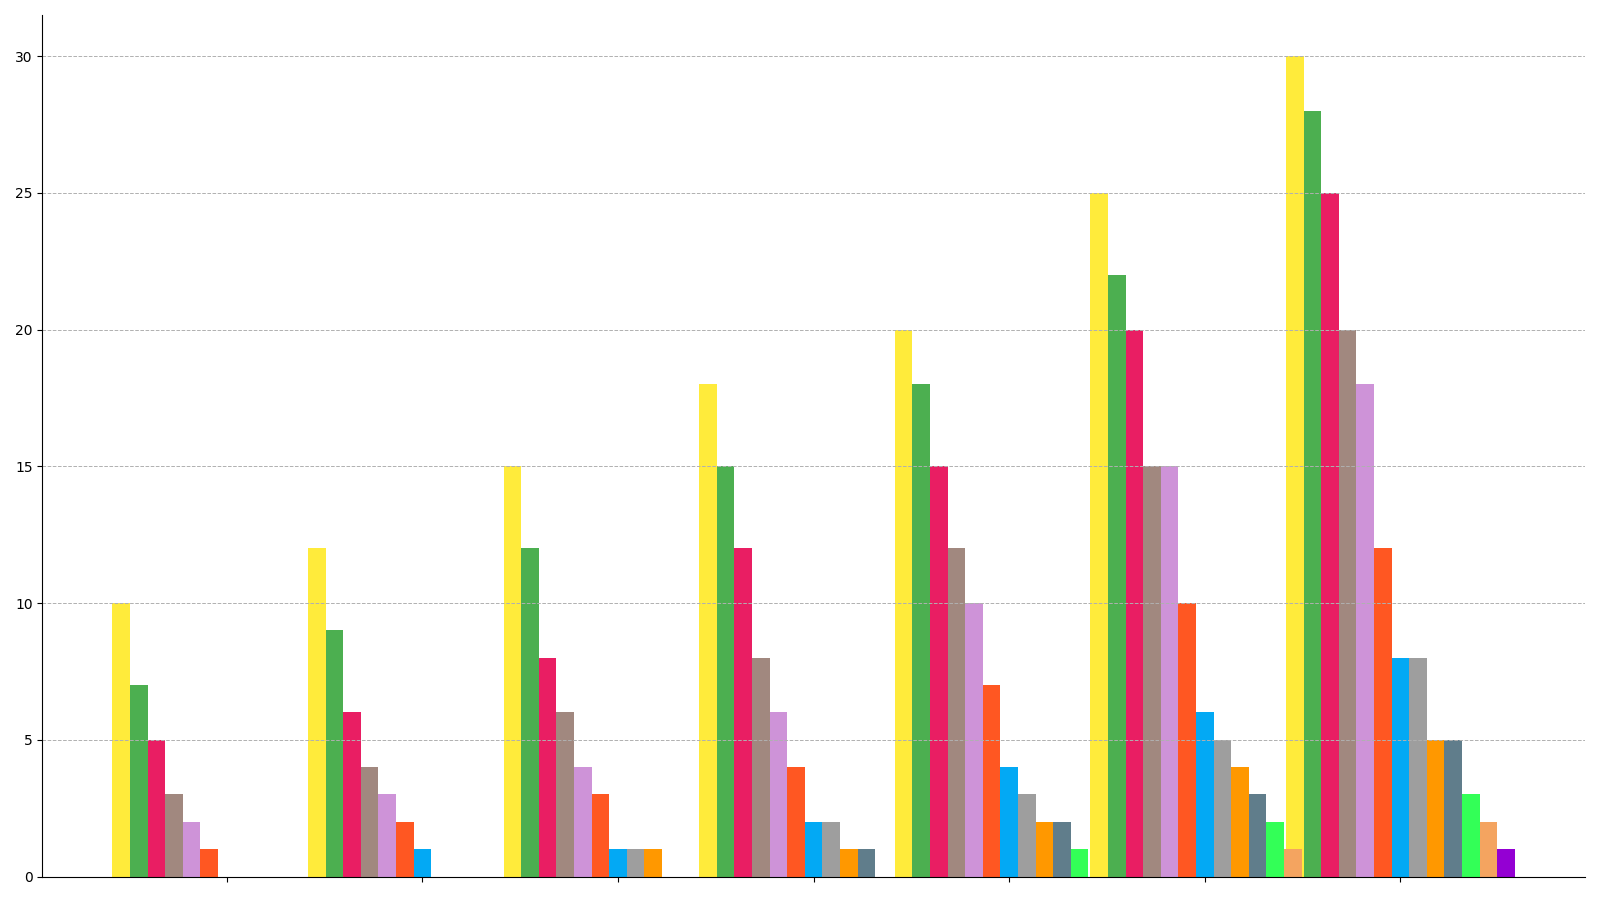

Recreate this plot in Python.
import matplotlib.pyplot as plt
import numpy as np

decades = ['1960s', '1970s', '1980s', '1990s', '2000s', '2010s', '2020s']
planets = ['Mercury', 'Venus', 'Earth', 'Mars', 'Jupiter', 'Saturn', 'Uranus', 'Neptune']
dwarf_planets = ['Pluto', 'Ceres', 'Eris', 'Haumea', 'Makemake']

missions = np.array([
    [2, 5, 10, 7, 3, 1, 0, 0, 0, 0, 0, 0, 0],
    [3, 6, 12, 9, 4, 2, 0, 0, 1, 0, 0, 0, 0],
    [4, 8, 15, 12, 6, 3, 1, 0, 1, 1, 0, 0, 0],
    [6, 12, 18, 15, 8, 4, 2, 1, 2, 1, 0, 0, 0],
    [10, 15, 20, 18, 12, 7, 4, 2, 3, 2, 1, 0, 0],
    [15, 20, 25, 22, 15, 10, 6, 4, 5, 3, 2, 1, 0],
    [20, 25, 30, 28, 18, 12, 8, 5, 8, 5, 3, 2, 1]
])

all_planets = planets + dwarf_planets

sorted_indices = np.argsort(-missions, axis=1)
sorted_missions = np.take_along_axis(missions, sorted_indices, axis=1)

fig, ax = plt.subplots(figsize=(16, 9))

colors = ['#ffeb3b', '#4caf50', '#e91e63', '#a1887f', '#ce93d8', '#ff5722', '#03a9f4', '#9e9e9e', 
          '#ff9800', '#607d8b', '#33ff57', '#f4a460', '#9400d3']

bar_width = 0.09
indices = np.arange(len(decades))

for i in range(missions.shape[1]):
    ax.bar(indices + i * bar_width, sorted_missions[:, i], bar_width, color=colors[i])

ax.set_xticks(indices + 6 * bar_width)
ax.set_xticklabels([])  # Removed decades labels
ax.yaxis.grid(True, linestyle='--', linewidth=0.7)
ax.spines['top'].set_visible(False)
ax.spines['right'].set_visible(False)

plt.tight_layout()
plt.show()
